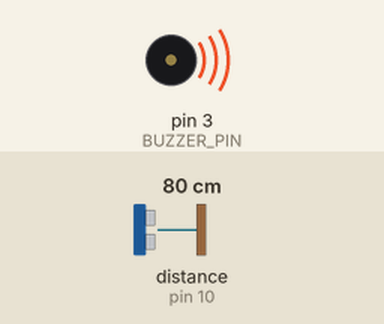
Recording of a sketch running on a simulated Arduino Uno, built with avr-gcc and run on an emulated ATmega328P. On the bench: buzzer (waves = sounding). Wiring (inferred from the names in the program): ultrasonic range finder: trigger pin 9; echo pin 10. The test bench sets the inputs (shaded band); at power-on: distance to the obstacle (sensor on pin 10) 80 cm. The echo pulse lasts 58.3 µs per cm; what the sketch prints to the serial monitor is not drawn.

Above: at 1.2 s.
1.3 s: distance to the obstacle (sensor on pin 10) set to 2 cm
Timing chart, 0 to 4.3 s (numbered marks = the images above; inputs shaded):
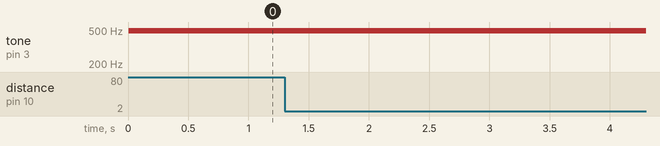

Measured:
- after the input at 1.3 s, every drawn part: stays the same

The sketch:

ev.ino
```cpp
// Ultrasonic Distance Buzzer for Blind Assistance
#define TRIG_PIN 9
#define ECHO_PIN 10
#define BUZZER_PIN 3  // Must be PWM pin for volume control

const int MAX_DISTANCE_CM = 200;  // 2m - faint sound
const int MIN_DISTANCE_CM = 2;    // 2cm - max loud
const int MAX_VOLUME = 127;       // Max PWM for loudest (50% duty cycle)
const int MIN_VOLUME = 20;        // Min PWM for very faint (adjust if too quiet)
const int MID_DISTANCE_CM = 100;  // 1m - for reference, but mapping is linear

void setup() {
  Serial.begin(9600);  // Debugging
  pinMode(TRIG_PIN, OUTPUT);
  pinMode(ECHO_PIN, INPUT);
  pinMode(BUZZER_PIN, OUTPUT);
  analogWrite(BUZZER_PIN, 0);  // Start silent
}

void loop() {
  // Send ultrasonic pulse
  digitalWrite(TRIG_PIN, LOW);
  delayMicroseconds(2);
  digitalWrite(TRIG_PIN, HIGH);
  delayMicroseconds(10);
  digitalWrite(TRIG_PIN, LOW);

  // Read echo duration
  long duration = pulseIn(ECHO_PIN, HIGH);

  // Calculate distance (cm)
  int distance = duration * 0.034 / 2;

  // Debug print
  Serial.print("Distance: ");
  Serial.print(distance);
  Serial.println(" cm");

  // Volume logic
  if (distance >= MIN_DISTANCE_CM && distance <= MAX_DISTANCE_CM) {
    // Map distance to volume: closer = louder (higher PWM value up to 127)
    int volume = map(distance, MIN_DISTANCE_CM, MAX_DISTANCE_CM, MAX_VOLUME, MIN_VOLUME);
    analogWrite(BUZZER_PIN, volume);
  } else {
    analogWrite(BUZZER_PIN, 0);  // Silent if out of range
  }

  delay(100);  // Refresh rate - lower for faster response, but avoid overwhelming
}
```
